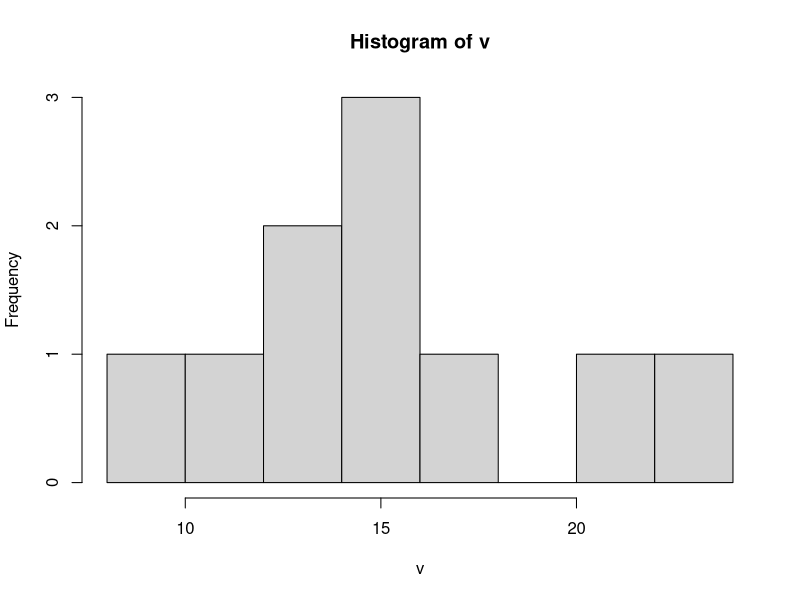
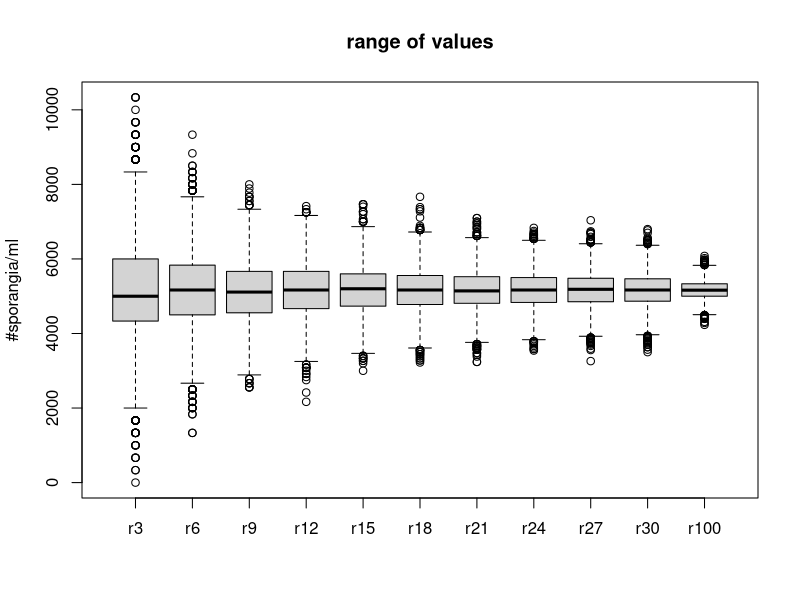
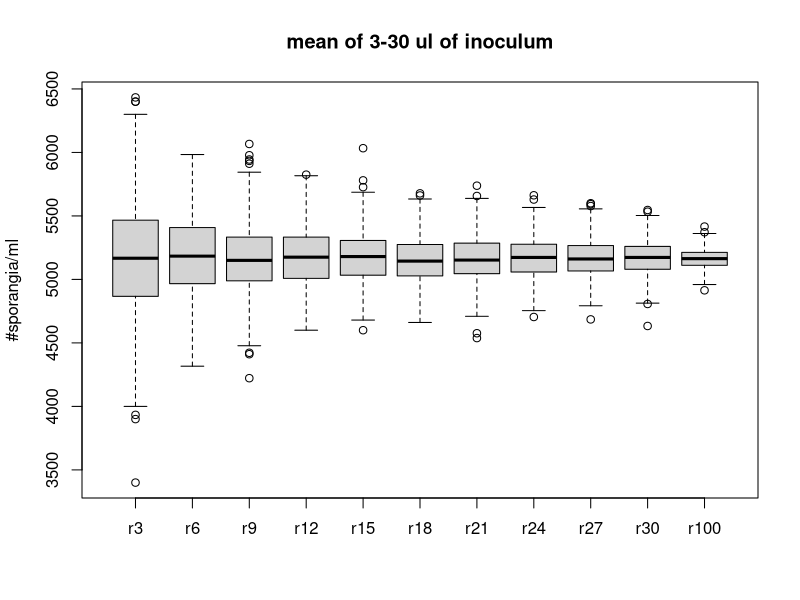
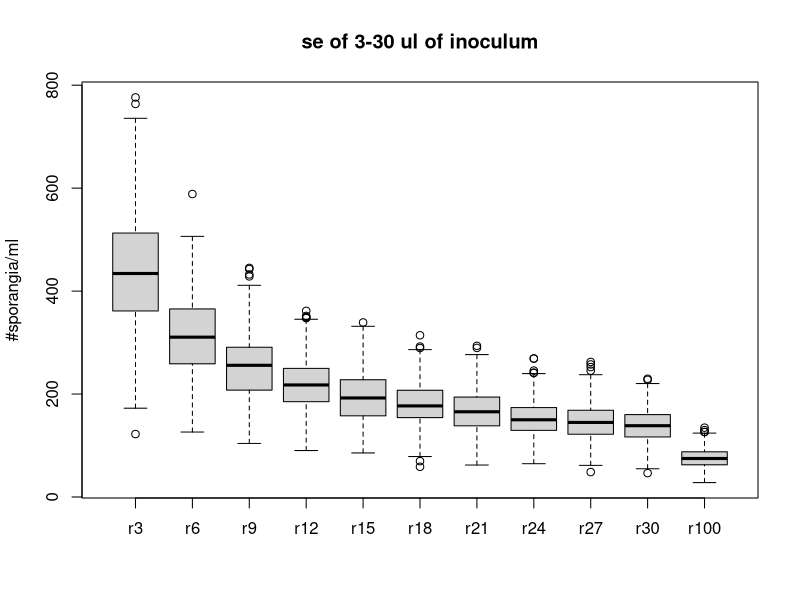

Recreate these plots in R, in order.
#As the volume of inoculum decreases, the variance increases. I'm worried that if we use very low volumes of inoculum, that's going to introduce a lot of variation that I don't want to deal with. I simulate how the range of values, mean and SE change as we increase the inoculum load. I start with a vector of 10 values, which I got by counting all the sporangia in a 3 ul drop. This corresponds to 3000-7667 sporangia/ml, with a mean of 5167. I assume a normal distribution of this sample and simulate additional samples and aggregate them according to inoclum size. I show that range and se decrease as size increases, but mean remains the same.

#vector of values after counting sporangia in 3 ul of spore solution. These are actual counts that I made in the lab by dropping 3 ul onto a slide and counting all the sporangia I saw.
v <- c(18, 14, 16, 23, 15, 21, 15, 11, 9, 13) 
#vector corresponding to sporangia/ml
v/3*1000
hist(v)
#I need to write a function that creates a normal distribution using the mean and sd of `v` above. From this normal distribution, I will sample some "amount" of points and then sum together every "y" points so that the total number of points is always the same. For example, mcmc(amount=10, y=1) will give me 10/1=10 sample points. mcmc(amount=20, 2) will give me 20 points, but every 2 points are summed together giving me a total of 10 points.
mcmc <- function(amount, y){
  x <- round(rnorm(amount, mean=mean(v), sd=sd(v)), 0)#create a random sample, modeled after the distribution of my real sample
  x2 <- tapply(x, rep(1:(length(x)/y), each=y), FUN = sum) #aggregate it
  #convert to sporangia/ml
  x3 <- x2/(3*y)*1000
return(x3)
}

#function for calculating standard error
se <- function(x){sd(x)/sqrt(length(x))}

#sample 10 points from the normal distribution using the `mcmc` function and replicate that 500 times.
#each line represents a different simulated inoculum volume. `r3` corresponds to 3 ul, `r6` to 6 ul, and so on.
r3 <- replicate(500, mcmc(amount=10, y=1))
r6 <- replicate(500, mcmc(20, 2))
r9 <- replicate(500, mcmc(30, 3))
r12 <- replicate(500, mcmc(40, 4))
r15 <- replicate(500, mcmc(50, 5))
r18 <- replicate(500, mcmc(60, 6))
r21 <- replicate(500, mcmc(70, 7))
r24 <- replicate(500, mcmc(80, 8))
r27 <- replicate(500, mcmc(90, 9))
r30 <- replicate(500, mcmc(100, 10))
r100 <- replicate(500, mcmc(330,33))

#find an efficient way to plot the results
l <- list(r3, r6, r9, r12, r15, r18, r21, r24, r27, r30, r100)
names(l) <- c("r3", "r6", "r9", "r12", "r15", "r18", "r21", "r24", "r27", "r30", "r100")
#plot the range of values. Can see that the whiskers on the box plots decrease with increasing volume. Seems like after 15 ul, the decrease in variance is mostly negligible. 
boxplot(l, main="range of values", ylab="#sporangia/ml")
#plot the mean of values
boxplot(lapply(l, function(x)apply(x, 2, mean)), main="mean of 3-30 ul of inoculum", ylab="#sporangia/ml")
#plot the SE of values
boxplot(lapply(l, function(x)apply(x, 2, se)), main="se of 3-30 ul of inoculum", ylab="#sporangia/ml")

